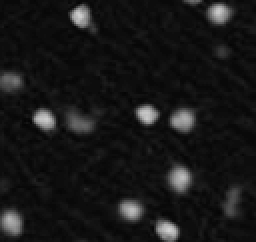
#> input picture examsets/Fall2024/cells/x_NisslStain_9-260.81.png, 128 x 121 px (shown 2 times larger)
$ python -i exam.py   (imports and definitions only)
#> lines starting #> are read from the running program, lines starting #| are printed output that depends on the picture; after the words box and inside, x2 and y2 are one past the last pixel; in counts of white or black regions, pixels touching at a corner belong together
import numpy as np
import imageio
from skimage.color import rgb2gray
from skimage.morphology import disk, opening
from skimage.measure import label

def find_landmarks(image_path):
    # Read the image as grayscale
    image = imageio.v2.imread(image_path)

    # Find coordinates where pixel values are between 1 and 5
    landmarks = []
    for label in range(1, 6):
        coords = np.argwhere(image == label)
        for coord in coords:
            y, x = coord  # row=y, col=x
            landmarks.append((x, y))
    return landmarks

# Example usage:
# [1 line that did not run here, left out]
# [1 line that did not run here, left out]

# [2 lines not run here, left out]


def compute_false_negatives(true_positives, false_positives, sensitivity):
    # Using the formula: Sensitivity = TP / (TP + FN)
    fn = (true_positives / sensitivity) - true_positives
    return round(fn)

# Example values from the problem
TP = 18
#> TP = 18
FP = 7
sensitivity = 0.82

missed_cells = compute_false_negatives(TP, FP, sensitivity)
#> in compute_false_negatives, `fn = (true_positives / sensitivity) - true_positives`: fn = 3.95
#> missed_cells = 4
# [1 line not run here, left out]

def preprocess_and_count_cells(image_path, threshold=30, selem_size=3):
    # Load image
#> called with image_path = 'x_NisslStain_9-260.81.png', threshold = 30, selem_size = 3
    image = imageio.v2.imread(image_path)
#> image is the input picture: shape (121, 128, 3); min 5, max 209, mean 23.7

    # Convert to grayscale if image is RGB
    if image.ndim == 3:
        image = rgb2gray(image)
#> image: shape (121, 128) float64
        image = (image * 255).astype(np.uint8)  # Convert to 0-255 scale

    # Thresholding
    binary_image = image > threshold
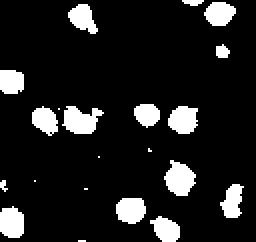
#> binary_image: shape (121, 128) bool (shown 2 times larger); 12.2% white; 21 white regions (7 under 20 px), largest, box (x1, y1, x2, y2) and area: (31, 53, 52, 67) 193, (82, 80, 98, 98) 193, (84, 53, 99, 67) 164

    # Morphological opening with a disk-shaped structuring element
    selem = disk(selem_size)
    cleaned_image = opening(binary_image, selem)
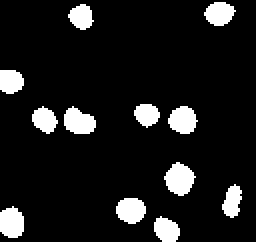
#> cleaned_image: shape (121, 128) bool (shown 2 times larger); 10.7% white; 12 white regions, largest, box (x1, y1, x2, y2) and area: (82, 81, 98, 98) 181, (32, 53, 48, 67) 161, (0, 103, 12, 119) 157

    # BLOB analysis (connected component labeling)
    labeled_image = label(cleaned_image, connectivity=2)
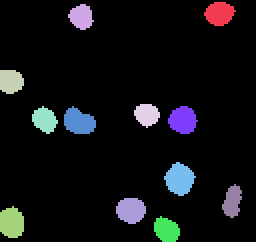
#> labeled_image: shape (121, 128) int32 (shown 2 times larger); 13 distinct labels, from 0 to 12; one colour per label, 0 black

    # Count number of unique labels (excluding background = 0)
    num_cells = labeled_image.max()
#> num_cells = 12
    return num_cells

# Apply to both images
cells_x = preprocess_and_count_cells("x_NisslStain_9-260.81.png")
#> cells_x = 12
cells_y = preprocess_and_count_cells("y_NisslStain_9-260.81.png")
#> call 2 of preprocess_and_count_cells, with image_path = 'y_NisslStain_9-260.81.png', threshold = 30, selem_size = 3
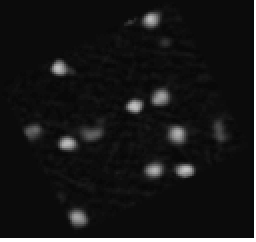
#> input picture examsets/Fall2024/cells/y_NisslStain_9-260.81.png, 128 x 121 px (shown 2 times larger)
#> in preprocess_and_count_cells, image is the input picture: shape (121, 128, 3); min 7, max 255, mean 23
#> in preprocess_and_count_cells (call 2), `binary_image = image > threshold`:
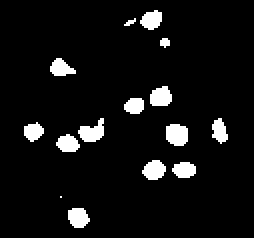
#> binary_image: shape (121, 128) bool (shown 2 times larger); 8.9% white; 16 white regions (3 under 20 px), largest, box (x1, y1, x2, y2) and area: (0, 0, 128, 121) 375, (83, 62, 94, 73) 104, (39, 59, 52, 71) 96
#> in preprocess_and_count_cells (call 2), `cleaned_image = opening(binary_image, selem)`:
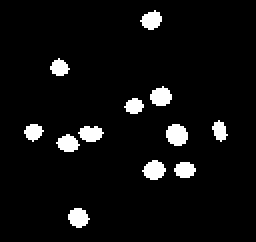
#> cleaned_image: shape (121, 128) bool (shown 2 times larger); 5.6% white; 12 white regions, largest, box (x1, y1, x2, y2) and area: (83, 62, 94, 73) 95, (71, 80, 83, 90) 84, (75, 43, 86, 53) 81
#> in preprocess_and_count_cells (call 2), `labeled_image = label(cleaned_image, connectivity=2)`:
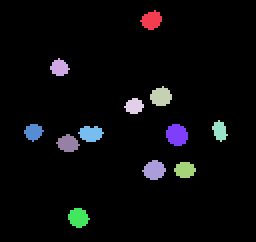
#> labeled_image: shape (121, 128) int32 (shown 2 times larger); 13 distinct labels, from 0 to 12; one colour per label, 0 black
#> cells_y = 12

# [2 lines not run here, left out]

def average_landmark(landmarks):
    return np.mean(landmarks, axis=0)

def euclidean_distance(point1, point2):
    return np.linalg.norm(np.array(point1) - np.array(point2))

# Step 1: Compute average positions
# [1 line that did not run here, left out]
# [1 line that did not run here, left out]

# Step 2: Compute Euclidean distance between the average points
# [1 line that did not run here, left out]
# [1 line not run here, left out]

>>> result = preprocess_and_count_cells('x_NisslStain_9-260.81.png')
#> result = 12
